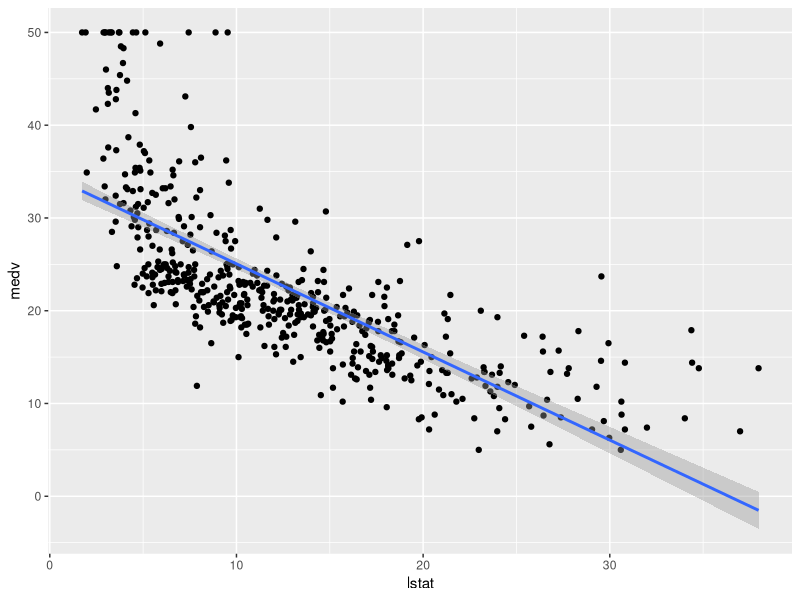
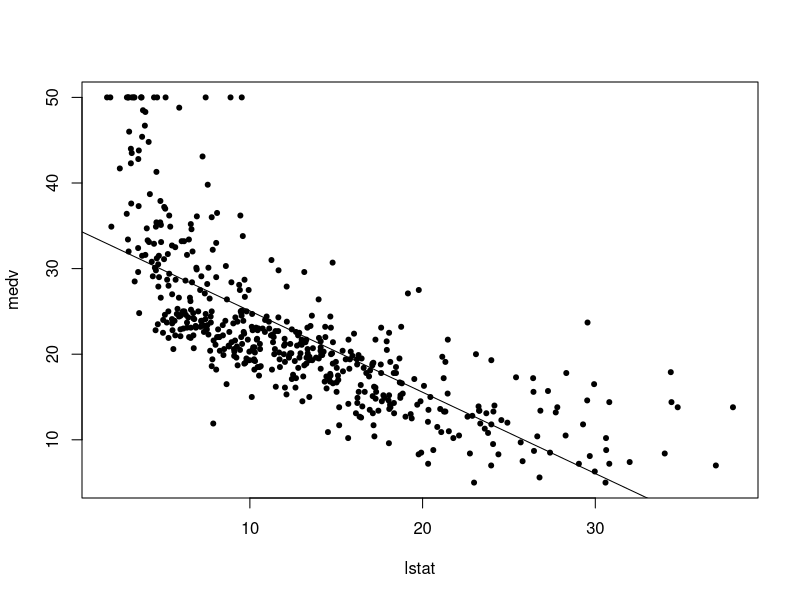
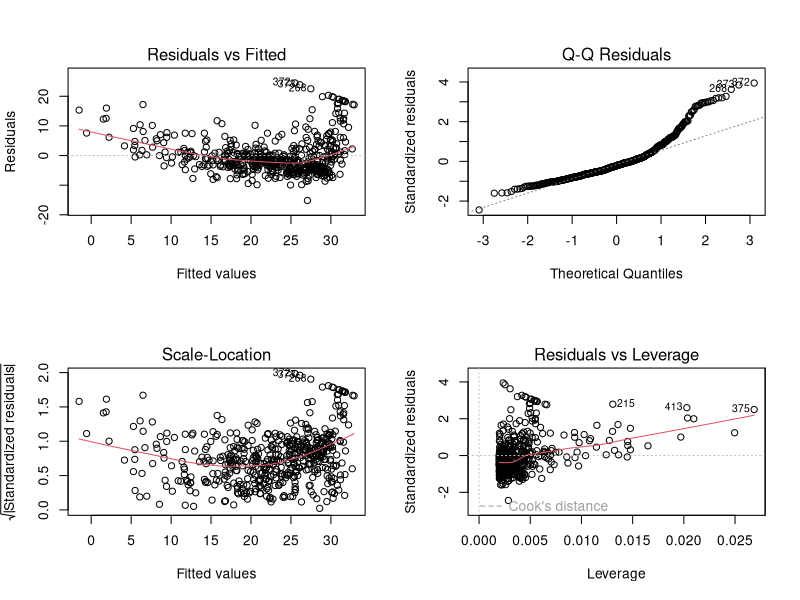
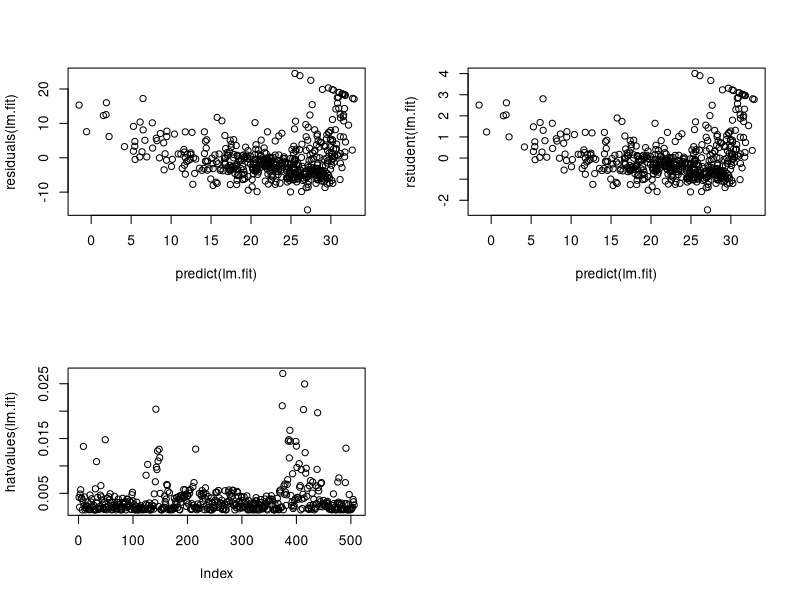

Source code (R) for these figures, in order:
## ---- chunk 1
library(MASS)
library(tidyverse)
attach(Boston)
## ---- chunk 2
names(Boston)
## ---- chunk 3
ggplot(Boston, aes(x=lstat, y=medv)) + geom_point() + geom_smooth(method=lm)

lm.fit=lm(medv~lstat)
summary(lm.fit)
## ---- chunk 4
names(lm.fit)
coef(lm.fit)
## ---- chunk 5
residuals<-lm.fit$residuals
lm.fit$residuals
## ---- chunk 6
confint(lm.fit)
## ---- chunk 7
predict(lm.fit, data.frame(lstat=c(5,10,15)), interval = "confidence")
predict(lm.fit, data.frame(lstat=c(5,10,15)), interval = "prediction")
## ---- chunk 8
plot(lstat, medv,pch=20)
abline(lm.fit)
## ---- chunk 9
par(mfrow=c(2,2))
plot(lm.fit)
## ---- chunk 10
plot(predict(lm.fit), residuals(lm.fit))
plot(predict(lm.fit), rstudent(lm.fit))
plot(hatvalues(lm.fit))
## ---- chunk 11


